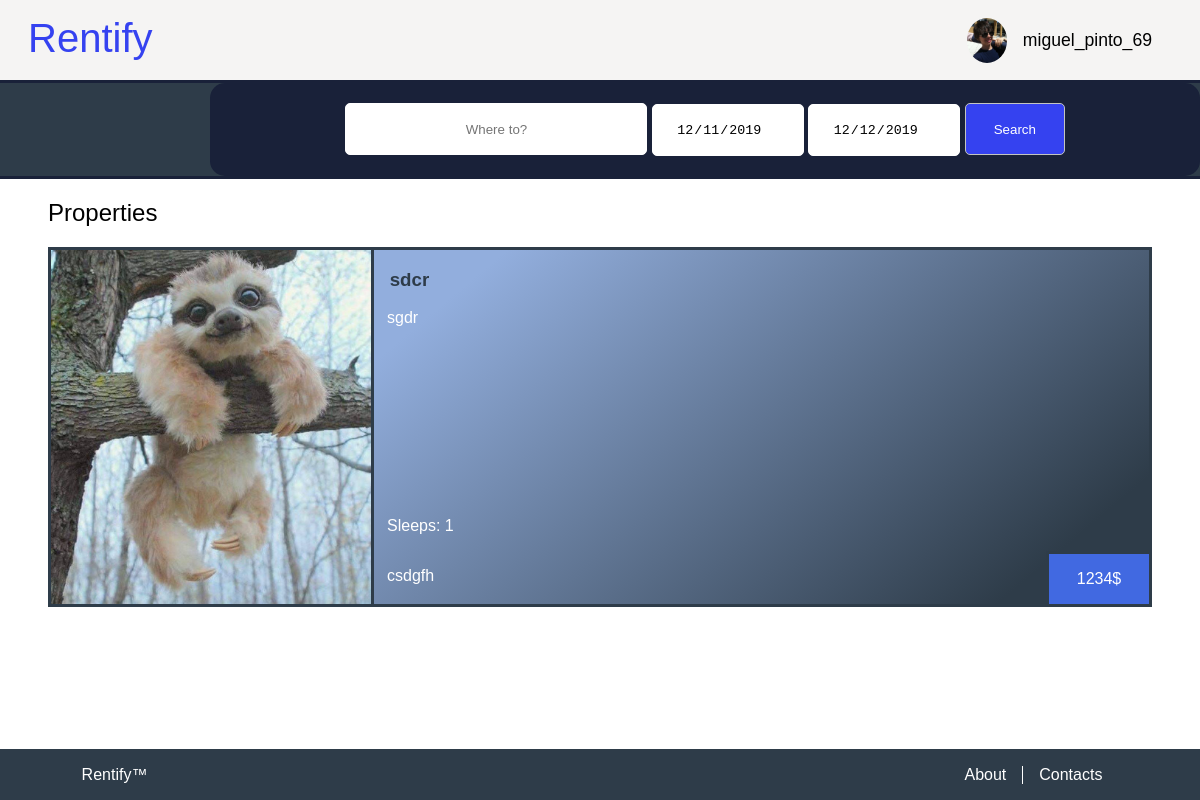
Page /pages/search_page.php (signed in) on the committed database.
### tables this page shows
CREATE TABLE User(
    username TEXT UNIQUE PRIMARY KEY,
    full_name TEXT NOT NULL,
    birthdate DATE NOT NULL,
    phone INTEGER NOT NULL,
    email TEXT NOT NULL,
    password_hash INTEGER NOT NULL
, image_name TEXT NOT NULL DEFAULT 'user_placeholder.jpg');

CREATE TABLE PropertyImage(
    property_id INTEGER REFERENCES Property(id),
    image_name TEXT NOT NULL,
    PRIMARY KEY(property_id, image_name)
);

CREATE TABLE Property(
    id INTEGER PRIMARY KEY AUTOINCREMENT,
    owner_username TEXT REFERENCES User(username) ON DELETE CASCADE ON UPDATE CASCADE,
    title TEXT NOT NULL,
    price_per_day REAL NOT NULL,
    location TEXT NOT NULL,
    description TEXT NOT NULL,
    sleeps INTEGER NOT NULL,
    CONSTRAINT minimum_sleeps CHECK (sleeps > 0)
);

### database/user.php (called while the page is built, shortened)
<?php
  include_once "../database/connection.php";
  function getUserImagePath($username) {
    global $db;
    $stmt = $db->prepare('
        SELECT image_name
        FROM User
        WHERE username = ?
    ');
    $stmt->execute(array($username));
    return $stmt->fetch();
  }
?>

### database/property.php (called while the page is built, shortened)
<?php
    include_once "../database/connection.php";
    function getPropertyByLocation($location){
        global $db;
		$stmt = $db->prepare('
			SELECT Property.*, PropertyImage.image_name as image
			FROM Property
			JOIN PropertyImage
            ON Property.id = PropertyImage.property_id'
        );
        $stmt->execute();
        $articles = $stmt->fetchAll();
        $pattern = '/\b'.$location.'\b/i';
        $matches = [];
        $index = 0;
        foreach($articles as $article) {
            if (preg_match($pattern, $article['location'])) {
                $matches[$index] = $article;
                $index++;
            }
        }
		return $matches;
    }
?>

### pages/search_page.php (the view, shortened to what this page needs)
<?php
    include_once "../database/connection.php";
    include_once "../database/property.php";
    include_once "../templates/tpl_common.php";
    include_once "../templates/tpl_scroll_top.php";
    $location = $_POST['location'];
    document_main_part();
?>
    <link rel="stylesheet" type="text/css" href="../css/search_page.css">
    <link rel="stylesheet" type="text/css" href="../css/search_bar.css">
    <link rel="stylesheet" type="text/css" href="../css/properties_list.css">
</head>
<body>
    <?php draw_body_header(); ?>
    <section id="search_bar">
        <?php draw_search_bar(); ?>
    </section>
    <section id="properties">
        <h2 id="properties_h">Properties</h2>
        <?php
        $articles = getPropertyByLocation($location);
        if(count($articles) == 0){
        ?>
        <article id="not_found">
            <img src="../images/search.png" alt="Not found"/>
            <p>No results were found for the specified search.</p>
        </article>
        <?php
        }
        else{
        foreach($articles as $propertyArticle){
        ?>
        <a href="property_page.php?property=<?=$propertyArticle['id']?>">
            <article id="property">
                <div id="image">
                    <img src="../images/<?=$propertyArticle['image'] ?>" alt="<?=$propertyArticle['image']?>"/>
                </div>
                <h3 id="property_name"><?=$propertyArticle['title']?></h3>
                <p id="description"><?=$propertyArticle['description']?></p>
                <div id="price_box">
                    <p id="price"><?=$propertyArticle['price_per_day']?></p>
                </div>
                <p id="sleeps"><?=$propertyArticle['sleeps']?></p>
                <p id="location"><?=$propertyArticle['location']?></p>
            </article>
        </a>
        <?php }
        }
        ?>
    </section>
<?php
    draw_footer(true);
?>

### templates/tpl_common.php (shortened to what this page needs)
<?php
include_once "../includes/init.php";
include_once "../database/user.php";
function draw_user_image(){
    $image_name = getUserImagePath($_SESSION['username']);
    $image_path = "../images/".$image_name['image_name'];
    echo "<img src=".$image_path." alt=\"User's photo\" id=\"user_photo\">";
}
function draw_body_header(){
    draw_header('user.php', 'Profile');
}
function draw_header($page, $name){
?>
    <header>
        <h1><a href="index.php"> Rentify </a></h1>
        <?php
        if(isset($_SESSION['username'])) {
        ?>
            <div class="dropdown">
                <?php draw_user_image(); ?>
                <button  class="dropdown_button" id="user_badge" > <?php echo $_SESSION['username'] ?> </button>
            </div>
        <?php
        }
        ?>
    </header>
<?php
}
?>
<?php
function draw_search_bar(){
?>
    <form id="search_form" action="search_page.php" method="post">
        <div class="search_box">
            <input class="location" name="location" type="text" placeholder="Where to?"/>
            <input class="date" name="start_date" type="date" value="2019-11-13" min="2019-11-13">
            <input class="date" name="end_date" type="date" value="2019-11-14" min="2019-11-14">
            <button class="search_button" type="submit">Search</button>
        </div>
    </form>
<?php
}
function document_main_part(){
?>
<!DOCTYPE html>
<html lang="en">
    <head>
        <link href="../css/layout.css" rel="stylesheet">
        <link href="../css/style.css" rel="stylesheet">
<?php
}
function draw_footer($include_button){
?>
        <footer id="footer">
            <p><a href="../pages/index.php">Rentify™</a></p>
            <ul>
                <li><a href="../pages/about.php">About</a></li>
                <li><a href="../pages/contacts.php">Contacts</a></li>
            </ul>
        </footer>
    </body>
</html>
<?php
}
?>

### css/layout.css (style rules this page uses)
body { background-color: #F5F4F3; margin: 0; height: 100vh; display: grid; grid-template-rows: [header] auto [nav] auto [properties] 1fr [footer] auto [end]; }
body > header { display: grid; grid-template-columns: 6fr 1fr 1fr; grid-template-rows: 3fr 1fr 3fr; height: 3.0em; }
body > header h1 { grid-column: 1; grid-row-start: 1; grid-row-end: 3; padding-left: 0.3em; }
body > header #user_photo { width: 40px; border-radius: 50%; align-self: center; }
body > header #user_badge { font-size: 1.1em; color: black; }
.dropdown { display: grid; grid-column: 3; grid-row: 1; grid-template-columns: 1fr 1fr; grid-template-rows: 1.2fr 0.1fr; justify-items: start; margin-right: 1em; }
.dropdown .dropdown_button { cursor: pointer; font-size: 16px; border: none; outline: none; color: white; padding: 14px 16px; background-color: inherit; font-family: inherit; margin: 0; grid-row: 1; grid-column: 2; }

### css/style.css (style rules this page uses)
body > header { background-color: #F5F4F3; padding: 1em; }
body > header h1 { margin: 0; }
body > header a { color: #3542f0; font-weight: lighter; text-decoration: none; outline: none; }
body { font-family: 'Trebuchet MS', Helvetica, sans-serif; color: black; font-weight: lighter; }
body h1, body h2 { font-family: 'Trebuchet MS', Helvetica, sans-serif; color: black; font-weight: lighter; }
header h1 { font-size: 2.5em; }
#footer { font-family: "Helvetica"; }
html { height: 100%; }
#footer { display: grid; grid-template-columns: auto 0.1fr; background-color: #2e3c49; padding: 0.1em; text-align: center; margin: 0; height: 3em; align-self: end; }
#footer p { grid-column: 1; text-align: left; margin-left: 5em; }
#footer ul { display: flex; grid-column: 2; flex-direction: row; padding-left: 0%; text-align: right; margin-right: 5em; }
#footer li { display: block; flex: 1; list-style-type: none; padding-right: 1em; padding-left: 1em; }
#footer li:first-of-type { border-right: 1px solid white; }
#footer a { color: white; text-decoration: none; }

### css/search_page.css (style rules this page uses)
#search_bar { display: grid; background: #2e3c49; text-align: center; border-top: solid rgba(5, 6, 43, 0.5); border-bottom: solid rgba(5, 6, 43, 0.5); }
#search_bar #search_form { grid-column: 2; }
#properties { background-color: #FFFFFF; }

### css/search_bar.css (style rules this page uses)
.search_box .location, .search_box .date { height: 50px; padding: 0px; text-align: center; border-radius: 5px; border: 1.2px solid #FFFFFF; }
.search_box .location { width: 300px; }
.search_box .date { width: 150px; }
.search_box .search_button { height: 52px; width: 100px; padding: 0em; background: #3542f0; color: #ffffff; border-radius: 5px; border: 1.2px solid rgb(195, 197, 193); }
.search_box { background-color: rgba(5, 6, 43, 0.5); padding: 20px 30px; border-radius: 15px; }
[type="date"] { background:#fff url(https://cdn1.iconfinder.com/data/icons/cc_mono_icon_set/blacks/16x16/calendar_2.png) 97% 50% no-repeat ; }

### css/properties_list.css (style rules this page uses)
#properties { padding: 0em 3em 3em 3em; }
#properties #properties_h { color: black; }
#properties #property { display: grid; border: solid #2e3c49; grid-template-columns: 320px auto 103px; grid-template-rows: auto 1fr; background: linear-gradient(140deg, #92aedd 30%, #2e3c49 90%); }
#properties a { text-decoration: none; }
#properties #property #image { background: #92aedd; width: 320px; border-right: solid #2e3c49; grid-column: 1; grid-row-start: 1; grid-row-end: 6; display:flex; align-items: center; }
#properties #property #image img { width: 320px; margin: auto; }
#properties #property #property_name { grid-column: 2; grid-row: 1; padding-left: 1em; color: #2e3c49; }
#properties #property #description { grid-column-start: 2; grid-column-end: 3; grid-row: 2; padding-left: 1em; color: white; margin: 0%; }
#properties #property #sleeps::before { content: 'Sleeps: ' }
#properties #property #sleeps { grid-column: 2; grid-row: 3; padding-left: 1em; color: white; }
#properties #property #price_box { grid-column: 3; grid-row: 4; align-self: end; height: 50px; width: 100px; border: solid #2e3c49; border-width: 0.2em 0em 0em 0.2em; background: royalblue; }
#properties #property #price { text-align: center; color: white; }
#properties #property #price::after { content: '$'; }
#properties #property #location { grid-column: 2; grid-row: 4; padding-left: 1em; color: white; }

### rows in the picture
user: image_name (picture)
propertyimage: image_name (picture), property.title "sdcr", property.description "sgdr", property.price_per_day "1234", property.sleeps "1", property.location "csdgfh"

### other values in the picture
$_SESSION['username'] "miguel_pinto_69"
